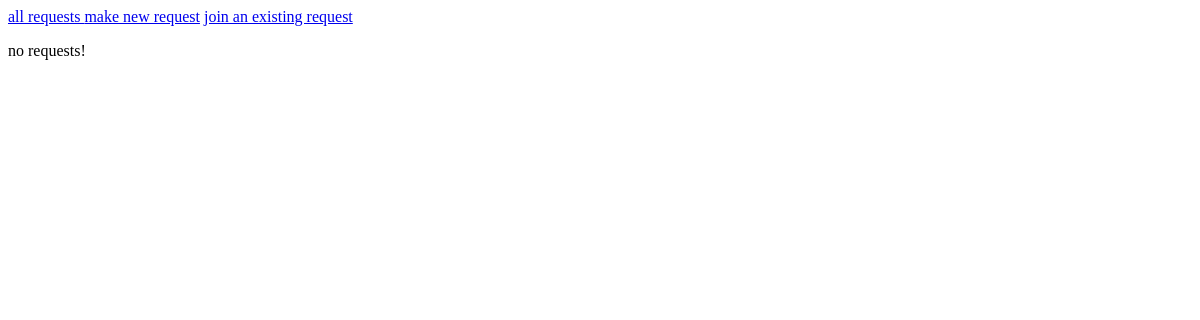
The app's page /riderequests/, older data.
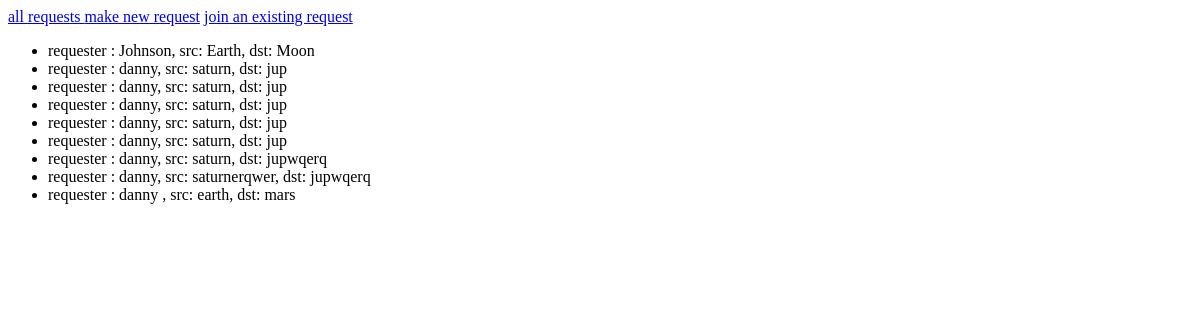
The same page, newer data.
### riderequests/models.py (models this page shows)
class Request(models.Model):
    requester = models.CharField(max_length=50)
    arrive_time = models.DateTimeField('expected arrival')
    request_time = models.DateTimeField('request sent time')
    src_loc = models.CharField(max_length = 500)
    dst_loc = models.CharField(max_length = 500)
    def __str__(self):
        return f"requester : {self.requester}, src: {self.src_loc}, dst: {self.dst_loc}"

### riderequests/views.py (the view)
# urls.py: path('',views.index,name='index'),
def index(request):
    all_requests = Request.objects.all()
    context = {
            'requests' : all_requests
            }
    template = loader.get_template('riderequests/show_requests.html')
    return HttpResponse(template.render(context,request))

### riderequests/templates/riderequests/show_requests.html
{% include "./header_links.html" %}
{% if requests %}
	<ul>
	{% for req in requests %}
	<li>{{req}}</li>
	{% endfor %}
	</ul>
{% else %}
	<p> no requests! </p>
{% endif %}

### riderequests/templates/riderequests/header_links.html
<a href = "/riderequests/"> all requests </a>
<a href = "/riderequests/specifyrequest/"> make new request</a>
<a href = "/riderequests/search_shareable_rides/">join an existing request</a>

Row changes from the older to the newer data that the page shows:
added Request: requester+src_loc+dst_loc "requester : Johnson, src: Earth, dst: Moon"
added Request: requester+src_loc+dst_loc "requester : danny, src: saturn, dst: jup"
added Request: requester+src_loc+dst_loc "requester : danny, src: saturn, dst: jup"
added Request: requester+src_loc+dst_loc "requester : danny, src: saturn, dst: jup"
added Request: requester+src_loc+dst_loc "requester : danny, src: saturn, dst: jup"
added Request: requester+src_loc+dst_loc "requester : danny, src: saturn, dst: jup"
added Request: requester+src_loc+dst_loc "requester : danny, src: saturn, dst: jupwqerq"
added Request: requester+src_loc+dst_loc "requester : danny, src: saturnerqwer, dst: jupwqerq"
added Request: requester+src_loc+dst_loc "requester : danny , src: earth, dst: mars"
Text that changed along with them:
text no longer shown: "no requests!"
